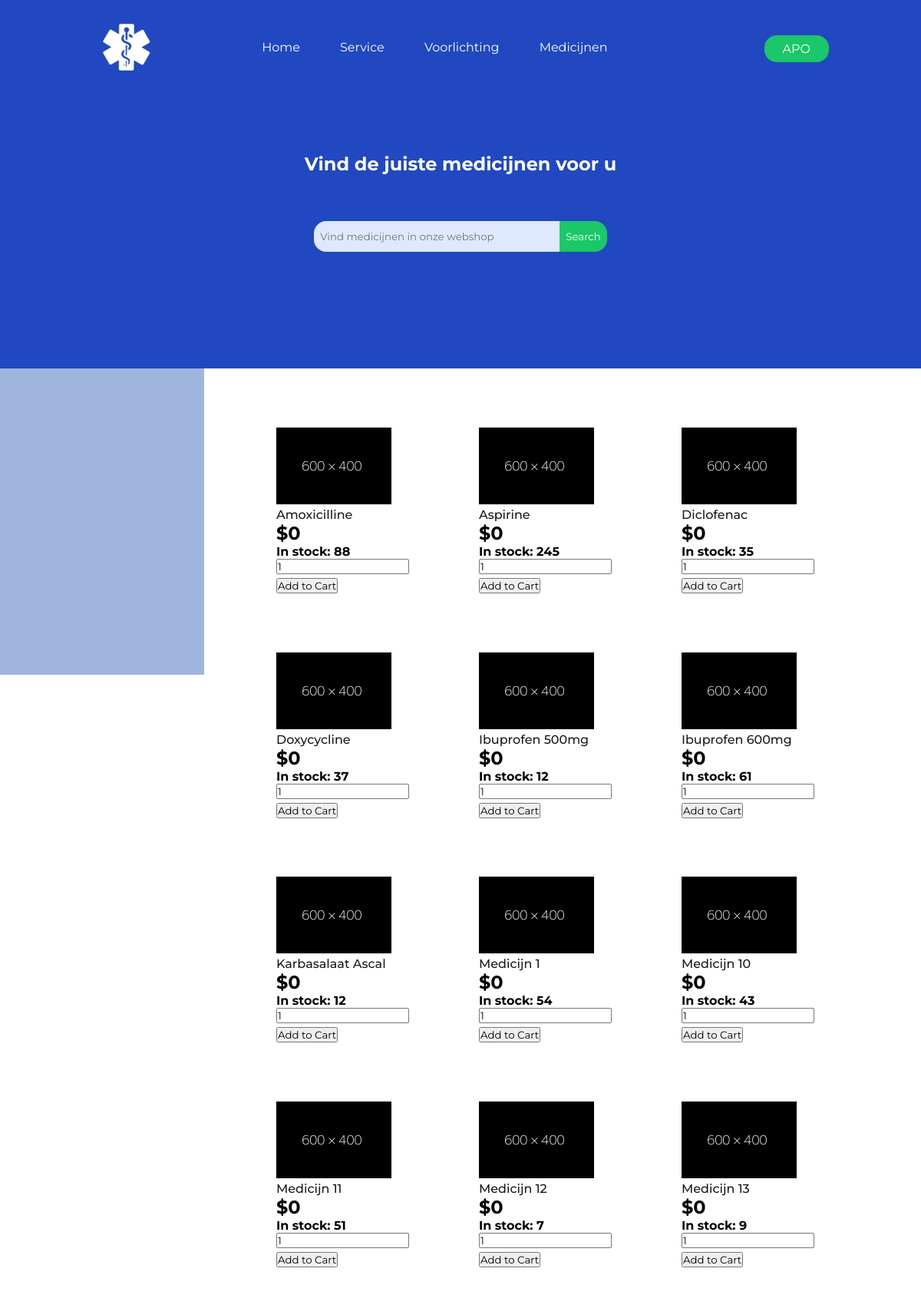
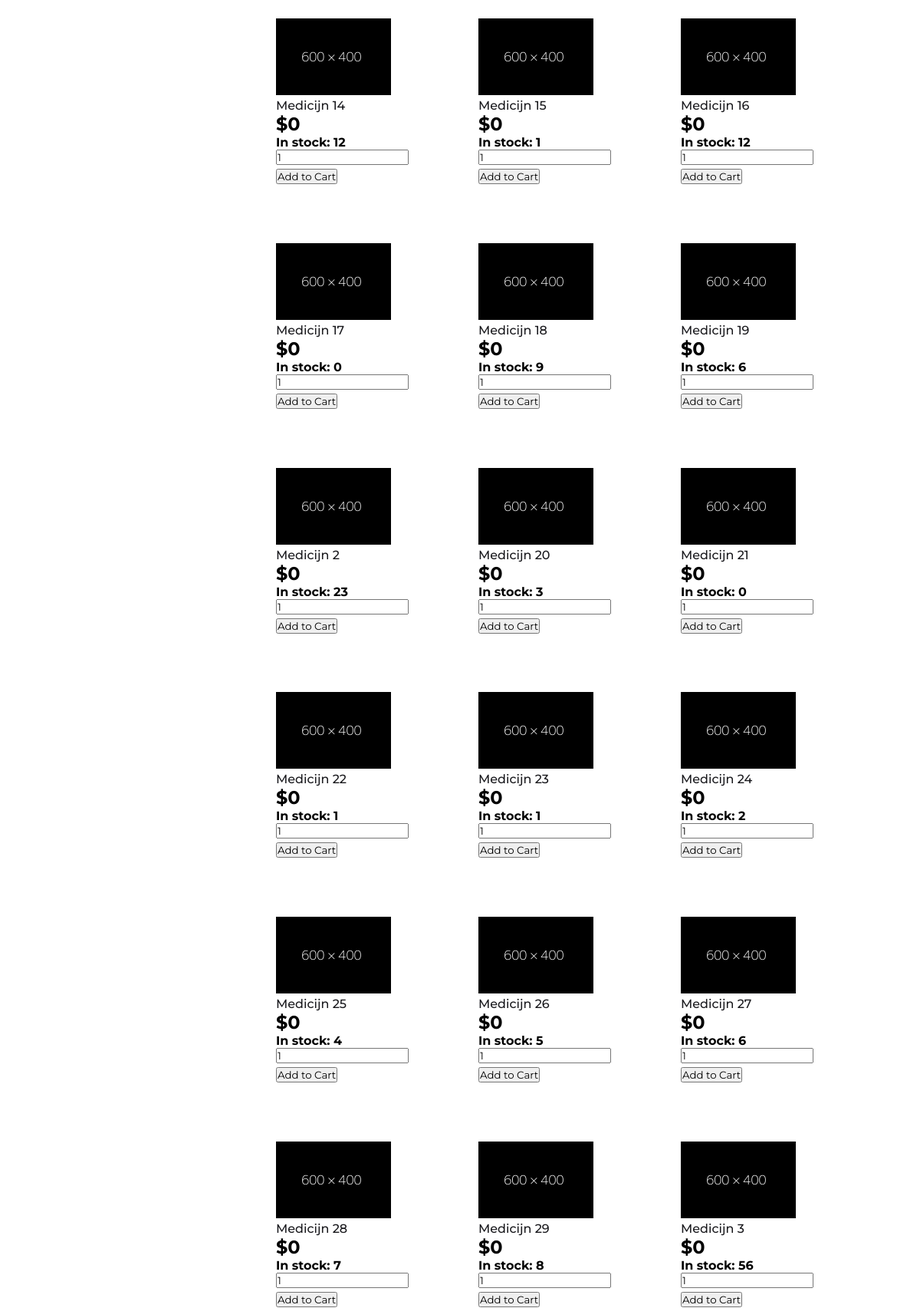
Page /medicijnen-winkel.php (signed in, upper part) on the committed database (2 pictures, top to bottom).
### tables this page shows
CREATE TABLE `medicines` (
  `ID` int(11) NOT NULL,
  `name` text NOT NULL,
  `quantity` int(11) NOT NULL,
  `price` float NOT NULL,
  `description` text NOT NULL
);

### medicijnen-winkel.php (the view, shortened to what this page needs)
<?php
include 'includes/db_connection.php';
if (isset($_SESSION["useruid"])) {
?>
    <!DOCTYPE html>
    <html lang="en">
    <head>
        <link rel="stylesheet" href="css/style.css">
    </head>
    <body>
        <section class="shop">
            <?php include_once 'header.php'; ?>
            <div class="shop__container">
                <h2 class="shop_h2">Vind de juiste medicijnen voor u</h2>
                <form class="hero__container__form" action="includes/medicijnen.inc.php" method="POST">
                    <input class="hero__container__form-input" placeholder="Vind medicijnen in onze webshop" type="text" name="medicijnen-query" />
                    <input class="hero__container__form-search" name="medicijnen-submit" type="submit" value="Search" />
                </form>
            </div>
        </section>
        <div class="shop__grid">
            <div class="shop__left">
                <img src="images/placeholder_1.png" alt="">
            </div>
            <div class="shop__right">
                <?php
                $query = "SELECT * FROM medicines ORDER BY name ASC";
                $result = mysqli_query($conn, $query);
                if (mysqli_num_rows($result) > 0) {
                    while ($row = mysqli_fetch_array($result)) { ?>
                        <div>
                            <form method="get" action="medicijnen-winkel.php">
                                <img  class="shop__right__item__img"src="images/placeholder.png" /><br />
                                <h4 class="shop__right__item__name"><?php echo $row["name"]; ?></h4>
                                <h4 class="shop__right__item__price">$<?php echo $row["price"]; ?></h4>
                                <h4>In stock: <?php echo $row["quantity"]; ?></h4>
                                <input type="text" name="quantity" value="1" class="form-control" />
                                <input type="submit" name="submit1" style="margin-top:5px;" value="Add to Cart" />
                            </form>
                        </div>
                <?php
                    }
                }
                ?>
            </div>
        </div>
    <?php
} else {
    echo "<a href='login.php'class='hero__cta'>Login Before Accessing The Webshop</a>";
}
    ?>
    </body>
    </html>

### header.php (shortened to what this page needs)
<header>
    <a class="hero__img__a" href="index.php"><img class="hero__img" src="images/logo/logo.svg" alt="Logo"></a>
    <nav>
        <ul>
            <li><a href="index.php">Home</a></li>
            <li><a href="contact.php">Service</a></li>
            <li><a href="aandoeningen.php">Voorlichting</a></li>
            <li><a href="aandoeningen-lijst.php">Medicijnen</a></li>
        </ul>
    </nav>
    <?php
    if (isset($_SESSION["useruid"])) {
        echo "<a href='apo.php'class='hero__cta'>APO</a>";
    } else {
        echo "<a href='login.php'class='hero__cta'>Login</a>";
    }
    ?>
</header>

### css/style.css (style rules this page uses)
* { margin: 0; padding: 0; box-sizing: border-box; overflow-x: hidden; font-family: "Montserrat"; scroll-behavior: smooth; }
section { height: 100vh; width: 100vw; }
header { display: flex; flex-direction: row; max-width: 120rem; align-items: center; justify-content: center; margin-top: 2%; z-index: 100; }
.hero__img__a { flex: 1; margin-left: 10%; }
.hero__img { max-width: 100%; }
nav { margin-right: 15%; }
nav ul li { display: inline-block; }
nav ul li a { text-decoration: none; color: white; padding-left: 1.5rem; padding-right: 1.5rem; }
.hero__cta { margin-right: 10%; padding: 0.5rem 1.5rem; border-radius: 1rem; border: none; background-color: #1bc768; color: white; text-decoration: none; }
.hero__container__form { margin-top: 5%; }
.hero__container__form-input { padding: 0.5rem; border-top-left-radius: 1rem; border-bottom-left-radius: 1rem; width: 20rem; height: 2.5rem; float: left; border: none; background-color: #dee9ff; color: #7a7a7a; }
.hero__container__form-search { padding: 0.5rem; border-top-right-radius: 1rem; border-bottom-right-radius: 1rem; float: left; height: 2.5rem; border: none; background-color: #1bc768; color: white; }
.shop { background-color: #2148c0; height: 60vh; }
.shop__container { display: flex; flex-direction: column; justify-content: center; align-items: center; margin-top: 6rem; }
.shop__left { background-color: #fff; margin-right: 10%; }
.shop__right { background-color: #fff; display: grid; grid-template-columns: 1fr 1fr 1fr; gap: 0% 10%; overflow: hidden; }
.shop_h2 { color: white; }
.shop__right__item__img { height: 100px; margin-top: 40%; }
.shop__right__item__name { color: #19191d; font-size: 16px; font-weight: 500; }
.shop__right__item__price { color: #000; font-size: 24px; font-weight: bold; }
.shop__grid { display: grid; grid-template-columns: 30% 60%; }

### rows in the picture
medicines: name "Amoxicilline", price "0", quantity "88"
medicines: name "Aspirine", price "0", quantity "245"
medicines: name "Diclofenac", price "0", quantity "35"
medicines: name "Doxycycline", price "0", quantity "37"
medicines: name "Ibuprofen 500mg", price "0", quantity "12"
medicines: name "Ibuprofen 600mg", price "0", quantity "61"
medicines: name "Karbasalaat Ascal", price "0", quantity "12"
medicines: name "Medicijn 1", price "0", quantity "54"
medicines: name "Medicijn 10", price "0", quantity "43"
medicines: name "Medicijn 11", price "0", quantity "51"
medicines: name "Medicijn 12", price "0", quantity "7"
medicines: name "Medicijn 13", price "0", quantity "9"
medicines: name "Medicijn 14", price "0", quantity "12"
medicines: name "Medicijn 15", price "0", quantity "1"
medicines: name "Medicijn 16", price "0", quantity "12"
medicines: name "Medicijn 17", price "0", quantity "0"
medicines: name "Medicijn 18", price "0", quantity "9"
medicines: name "Medicijn 19", price "0", quantity "6"
medicines: name "Medicijn 2", price "0", quantity "23"
medicines: name "Medicijn 20", price "0", quantity "3"
medicines: name "Medicijn 21", price "0", quantity "0"
medicines: name "Medicijn 22", price "0", quantity "1"
medicines: name "Medicijn 23", price "0", quantity "1"
medicines: name "Medicijn 24", price "0", quantity "2"
medicines: name "Medicijn 25", price "0", quantity "4"
medicines: name "Medicijn 26", price "0", quantity "5"
medicines: name "Medicijn 27", price "0", quantity "6"
medicines: name "Medicijn 28", price "0", quantity "7"
medicines: name "Medicijn 29", price "0", quantity "8"
medicines: name "Medicijn 3", price "0", quantity "56"
